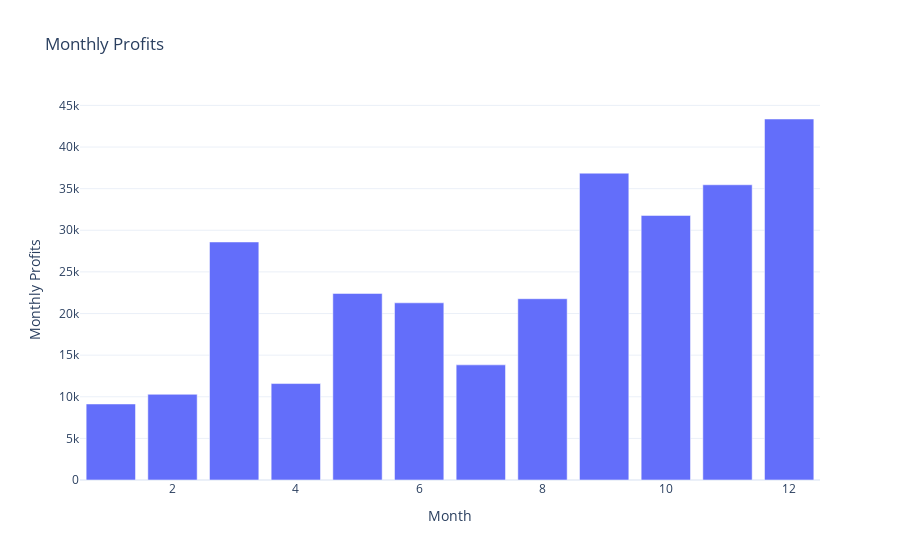

The notebook cell saved with this chart:
### Code cell
#plot monthly profits
fig = px.bar(monthly_profits, x='Month', y='Profit', labels={'Profit': 'Monthly Profits'}, title='Monthly Profits')
fig.show()

### Figure 1 — Plotly figure (JSON) as saved in the notebook; plotly's stock layout.template omitted (floating-point values rounded to 4 significant figures)
{"data": [{"hovertemplate": "Month=%{x}<br>Monthly Profits=%{y}<extra></extra>", "legendgroup": "", "marker": {"color": "#636efa", "pattern": {"shape": ""}}, "name": "", "orientation": "v", "showlegend": false, "textposition": "auto", "type": "bar", "x": [1, 2, 3, 4, 5, 6, 7, 8, 9, 10, 11, 12], "xaxis": "x", "y": [9134.0, 10290.0, 28590.0, 11590.0, 22410.0, 21290.0, 13830.0, 21780.0, 36860.0, 31780.0, 35470.0, 43370.0], "yaxis": "y"}], "layout": {"barmode": "relative", "legend": {"tracegroupgap": 0}, "title": {"text": "Monthly Profits"}, "xaxis": {"anchor": "y", "domain": [0, 1], "title": {"text": "Month"}}, "yaxis": {"anchor": "x", "domain": [0, 1], "title": {"text": "Monthly Profits"}}}}
